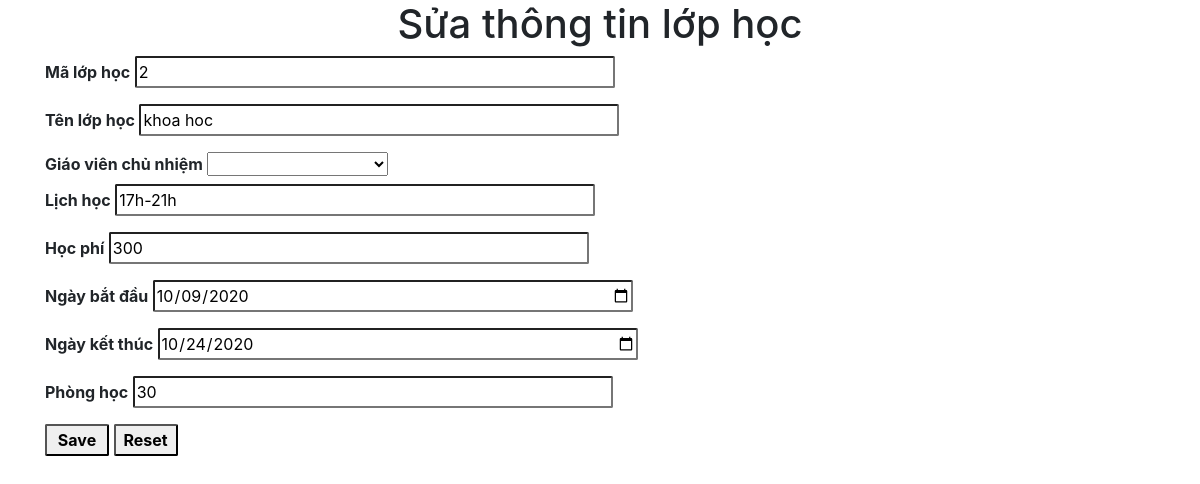
The app's page /1.BTTH/BTTH_4/kiemtragiuaki/edit.php?id=2 with its own data.
### tables this page shows
CREATE TABLE `lophoc` (
  `id` int(11) NOT NULL,
  `tenlophoc` varchar(255) NOT NULL,
  `giaovien` varchar(255) NOT NULL,
  `lichhoc` varchar(255) NOT NULL,
  `hocphi` int(11) NOT NULL,
  `ngaybatdau` date NOT NULL,
  `ngayketthuc` date NOT NULL,
  `phonghoc` int(11) NOT NULL
);

### 1.BTTH/BTTH_4/kiemtragiuaki/edit.php (the view, shortened to what this page needs)
<?php
    include('database/config.php');
    $class_id = $_GET['id'];
    $sql = "SELECT * FROM lophoc WHERE id ='$class_id'";
    $query = mysqli_query($conn, $sql);
    $row = mysqli_fetch_assoc($query);
?>
<!doctype html>
<html lang="en">
  <head>
    <link rel="stylesheet" href="https://stackpath.bootstrapcdn.com/bootstrap/4.3.1/css/bootstrap.min.css">
    <link rel="stylesheet" href="css/style.css">
  </head>
  <body>
    <h1>Sửa thông tin lớp học</h1>
    <div class="container">
      <form method="POST" action="xuliedit.php">
      <label for="id">Mã lớp học</label>
      <input type="text"  name="id" value="<?php echo $row['id'] ;?>"> <br>
      <label for="Name">Tên lớp học</label>
        <input type="text" class="name" name="tenlophoc" value="<?php echo $row['tenlophoc'] ; ?>">
        <br>
        <label for="gv">Giáo viên chủ nhiệm</label>
        <select id="giaovien" name="giaovien">
            <option value="<?php echo $row['giaovien'];?>"></option>
            <option value="Phan Thanh Bình">Phan Thanh Bình</option>
        </select> <br>
        <label for="lich">Lịch học</label>
        <input type="text" name="lichhoc" value="<?php echo $row['lichhoc'];?>"  > <br>
        <label for="hocphi">Học phí</label>
        <input type="text" name="hocphi"  value="<?php echo $row['hocphi'];?>" > <br>
        <label for="ngaybatdau">Ngày bắt đầu</label>
        <input type="date" name="ngaybatdau" value="<?php echo $row['ngaybatdau'] ; ?>"> <br>
        <label for="ngayketthuc">Ngày kết thúc</label>
        <input type="date" name="ngayketthuc" value="<?php echo $row['ngayketthuc'] ; ?>"> <br>
        <label for="phong">Phòng học</label>
        <input type="text" name="phonghoc" value="<?php echo $row['phonghoc'] ; ?>"> <br>
        <input type="submit" value="Save" class="save">
        <input  type="button" value="Reset" class="reset">
      </form>
    </div>
  </body>
</html>

### 1.BTTH/BTTH_4/kiemtragiuaki/css/style.css (style rules this page uses)
h1 { text-align: center; }
input { margin: 0 0 1rem 0; border-radius: 2px; width: 30rem; height: 2rem; }
.save , .reset { width: 4rem; height: 2rem; font-weight: bold; }
label { font-weight: bold; }

### records on screen
lophoc: id "2", tenlophoc "khoa hoc", lichhoc "17h-21h", hocphi "300", ngaybatdau "10/09/2020", ngayketthuc "10/24/2020", phonghoc "30"
